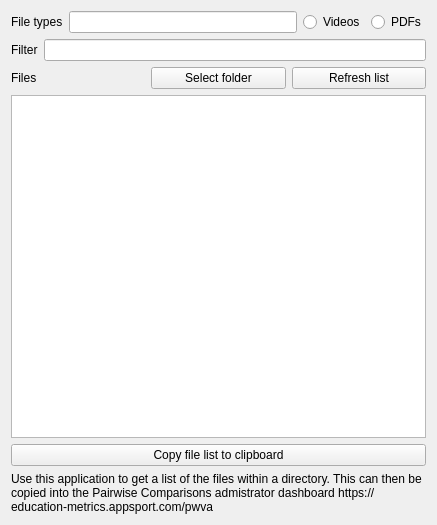
<?xml version="1.0" encoding="UTF-8"?>
<ui version="4.0">
 <class>Form</class>
 <widget class="QWidget" name="Form">
  <property name="geometry">
   <rect>
    <x>0</x>
    <y>0</y>
    <width>437</width>
    <height>525</height>
   </rect>
  </property>
  <property name="windowTitle">
   <string>Folder scanner</string>
  </property>
  <layout class="QGridLayout" name="gridLayout">
   <item row="0" column="0">
    <layout class="QVBoxLayout" name="verticalLayout">
     <item>
      <layout class="QHBoxLayout" name="sign_in_section"/>
     </item>
     <item>
      <layout class="QHBoxLayout" name="horizontalLayout_9">
       <item>
        <widget class="QLabel" name="file_types_label">
         <property name="text">
          <string>File types</string>
         </property>
        </widget>
       </item>
       <item>
        <widget class="QLineEdit" name="file_types"/>
       </item>
       <item>
        <widget class="QRadioButton" name="videos_radio">
         <property name="text">
          <string>Videos</string>
         </property>
        </widget>
       </item>
       <item>
        <widget class="QRadioButton" name="pdfs_radio">
         <property name="text">
          <string>PDFs</string>
         </property>
        </widget>
       </item>
      </layout>
     </item>
     <item>
      <layout class="QHBoxLayout" name="horizontalLayout_4">
       <item>
        <widget class="QLabel" name="filter_label">
         <property name="text">
          <string>Filter</string>
         </property>
        </widget>
       </item>
       <item>
        <widget class="QLineEdit" name="filter_box"/>
       </item>
      </layout>
     </item>
     <item>
      <layout class="QHBoxLayout" name="select_folder_section">
       <item>
        <widget class="QLabel" name="videos_label">
         <property name="text">
          <string>Files</string>
         </property>
        </widget>
       </item>
       <item>
        <widget class="QPushButton" name="select_folder">
         <property name="text">
          <string>Select folder</string>
         </property>
        </widget>
       </item>
       <item>
        <widget class="QPushButton" name="refresh_list">
         <property name="text">
          <string>Refresh list</string>
         </property>
        </widget>
       </item>
      </layout>
     </item>
     <item>
      <widget class="QTextEdit" name="file_list">
       <property name="lineWrapMode">
        <enum>QTextEdit::NoWrap</enum>
       </property>
      </widget>
     </item>
     <item>
      <widget class="QPushButton" name="copy">
       <property name="text">
        <string>Copy file list to clipboard</string>
       </property>
      </widget>
     </item>
     <item>
      <widget class="QLabel" name="instruction_label">
       <property name="text">
        <string>Use this application to get a list of the files within a directory. This can then be copied into the Pairwise Comparisons admistrator dashboard https://education-metrics.appsport.com/pwva</string>
       </property>
       <property name="wordWrap">
        <bool>true</bool>
       </property>
      </widget>
     </item>
    </layout>
   </item>
  </layout>
 </widget>
 <resources/>
 <connections/>
</ui>
